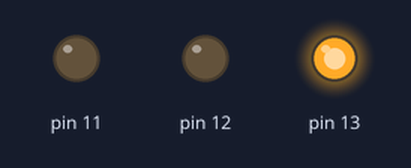
The sketch below on a simulated Arduino Uno, built with avr-gcc and run on an emulated ATmega328P. Parts: output pins drawn as LEDs (lit = HIGH).

Above: at 0.5 s.
At 1.2 s:
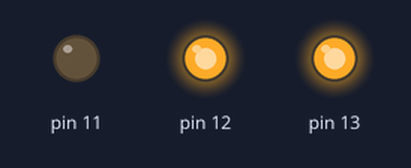
At 1.6 s:
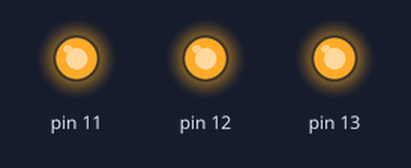
At 2.9 s:
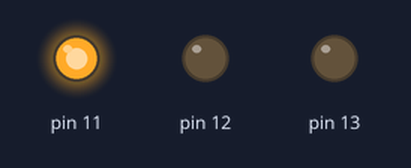
At 5.6 s:
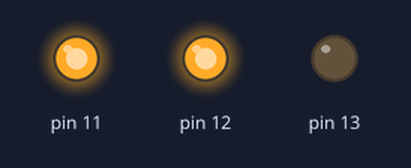
At 6.7 s:
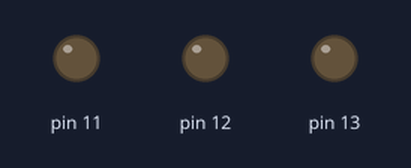
Timing chart, 0 to 7.8 s (numbered marks = the images above):
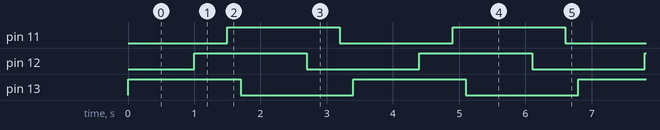

The sketch:

Blink.ino
```cpp
void setup() {
  pinMode(13, OUTPUT);
  pinMode(12, OUTPUT);
  pinMode(11, OUTPUT);
}

void loop() {
  digitalWrite(13, HIGH);
  delay(1000);
  digitalWrite(12, HIGH);
  delay(500);
  digitalWrite(11, HIGH);
  delay(200);
  digitalWrite(13, LOW);
  delay(1000);
  digitalWrite(12, LOW);
  delay(500);
  digitalWrite(11, LOW);
  delay(200);
}
```

Measured:
- by itself, pin 11–13: alternates HIGH for 1.7 s and LOW for 1.7 s
- by itself, everything shown: repeats every 3.4 s, in 6 steps
